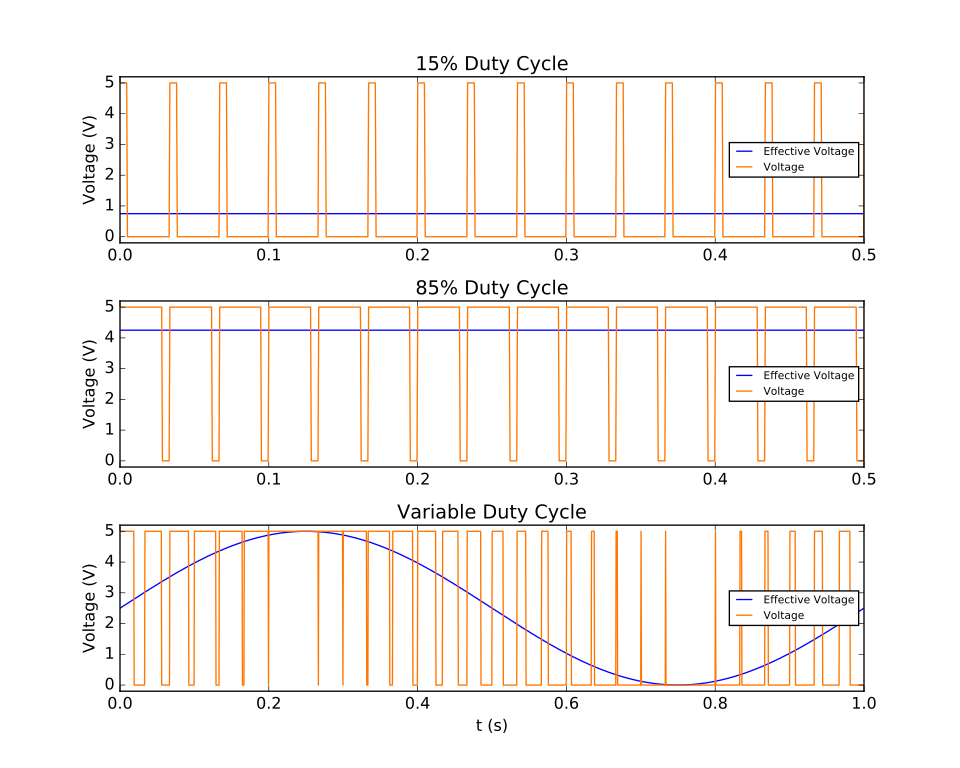

Source code (Python):
import numpy as np
from scipy import signal
import matplotlib.pyplot as plt
plt.ion()


t = np.linspace(0, 1, 2000)

sig = np.sin(2 * np.pi * t)
pwm = signal.square(2 * np.pi * 30 * t, duty=(sig + 1)/2)
pwm15 = signal.square(2 * np.pi * 30 * t, 0.15)
effectiveV15 = pwm15*0+0.15*5 
pwm85 = signal.square(2 * np.pi * 30 * t, 0.85)
effectiveV85 = pwm15*0+0.85*5

plt.figure(figsize=(10, 8))
plt.subplot(3, 1, 1)
plt.plot(t, effectiveV15,'b',label = 'Effective Voltage')
plt.plot(t, pwm15*2.5+2.5,c=(255/255.,117/255.,0/255.),label = 'Voltage')
plt.ylim(-0.2, 5.2)
plt.xlim(0, 0.5)
plt.title('15% Duty Cycle')
plt.ylabel('Voltage (V)')
plt.legend(loc = 'best',prop={ 'size': 8})

plt.subplot(3, 1, 2)
plt.plot(t, effectiveV85,'b',label = 'Effective Voltage')
plt.plot(t, pwm85*2.5+2.5,c=(255/255.,117/255.,0/255.),label = 'Voltage')
plt.ylim(-0.2, 5.2)
plt.xlim(0, 0.5)
plt.title('85% Duty Cycle')
plt.ylabel('Voltage (V)')
plt.legend(loc = 'best',prop={ 'size': 8})

plt.subplot(3, 1, 3)
plt.plot(t, sig*2.5+2.5, 'b',label = 'Effective Voltage')
plt.plot(t, pwm*2.5+2.5, c=(255/255.,117/255.,0/255.),label = 'Voltage')
plt.ylim(-0.2, 5.2)
plt.xlabel('t (s)')
plt.ylabel('Voltage (V)')
plt.title('Variable Duty Cycle')
plt.legend(loc = 'best',prop={ 'size': 8})
plt.subplots_adjust(hspace=0.35)
plt.savefig('PWM.svg')
